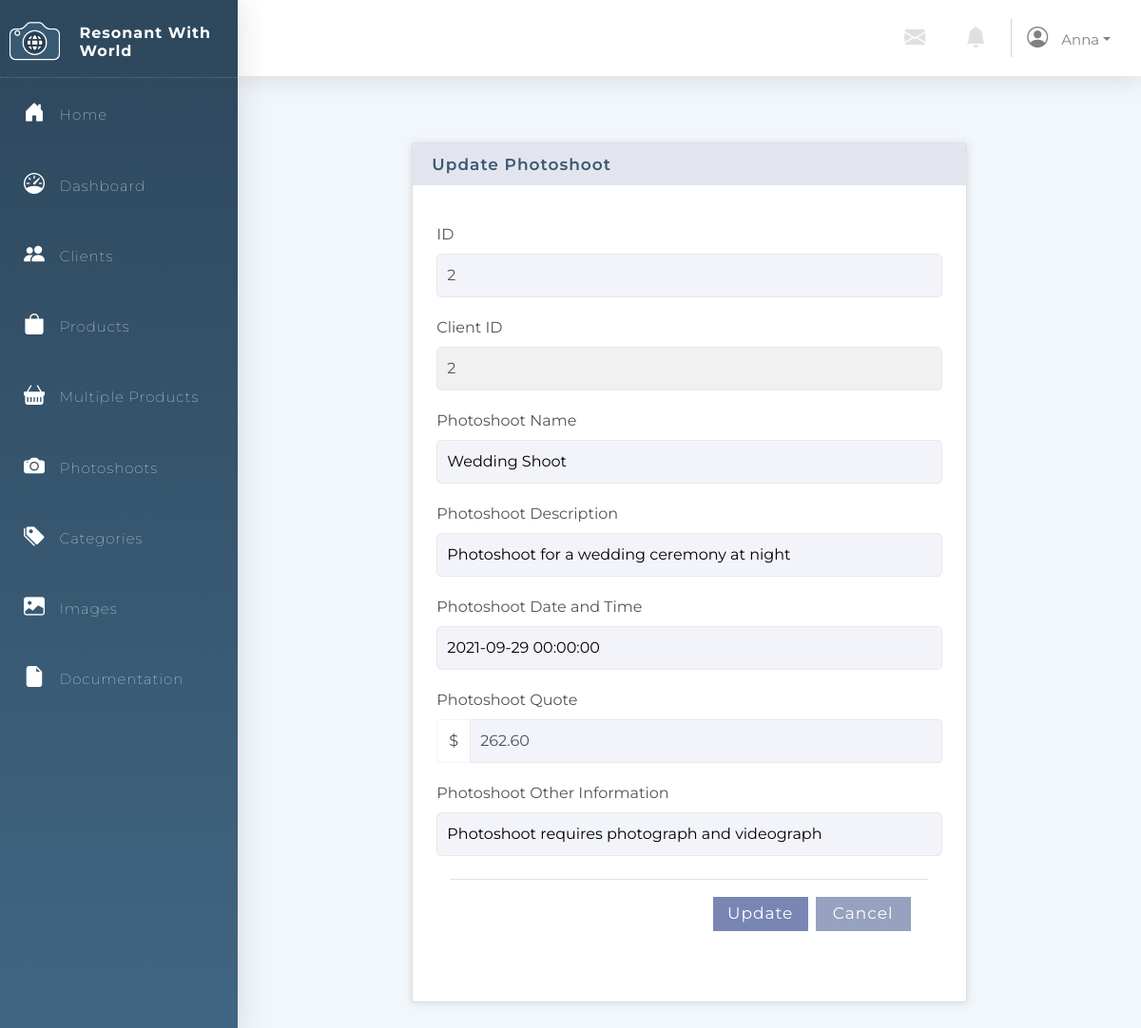
/Photoshoots/updatePhotoshoots.php?id=2 (signed in), run on the app's committed database.
### tables this page shows
CREATE TABLE `User` (
                        `User_ID` int(11) NOT NULL auto_increment,
                        `Username` varchar(64) NOT NULL,
                        `Email` varchar(64) NOT NULL UNIQUE KEY,
                        `Password` varchar(64) NOT NULL,
                        PRIMARY KEY (`User_ID`)
);

CREATE TABLE `Photo_Shoot` (
                               `Photo_Shoot_ID` int(11) auto_increment NOT NULL,
                               `Client_ID` int(11),
                               `Photo_Shoot_Name` varchar(64) NOT NULL,
                               `Photo_Shoot_Description` varchar(256) NOT NULL,
                               `Photo_Shoot_DateTime` datetime NOT NULL,
                               `Photo_Shoot_Quote` decimal(6,2) NOT NULL,
                               `Photo_Shoot_Other_Information` varchar(256) NULL,
                               PRIMARY KEY (`Photo_Shoot_ID`)
);

### Menu/connection.php (called while the page is built, shortened)
<?php
$db_host = "localhost";
$db_username = "fit2104";
$db_passwd = "fit2104";
$db_name = "fit2104_assignment2";
$dsn = "mysql:host=$db_host;dbname=$db_name";
$dbh = new PDO($dsn, $db_username, $db_passwd);
$PAGE_ALLOWGUEST = isset($PAGE_ALLOWGUEST) ? $PAGE_ALLOWGUEST : false;
if (!isset($PAGE_ID) || $PAGE_ID !== 'login') {
    if (!isset($_SESSION['user_id'])) {
        $_SESSION['referer'] = $_SERVER['PHP_SELF'];
        if (!$PAGE_ALLOWGUEST) {
            header("Location: /Login");
            exit();
        }
    } else {
        $user_stmt = $dbh->prepare("SELECT * FROM `User` WHERE `User_ID` = ?");
        if ($user_stmt->execute([$_SESSION['user_id']]) && $user_stmt->rowCount() == 1) {
            $user = $user_stmt->fetchObject();
            $PAGE_USERNAME = $user->Username;
        } else {
            session_destroy();
            header("Location: login.php?action=error&message=" . urlencode('It seems your account is being invalidated. Please contact administrator for more information.'));
            exit();
        }
    }
}
?>

### Photoshoots/updatePhotoshoots.php (the view, shortened to what this page needs)
<html lang="en">
<head>
    <link rel="stylesheet" type="text/css" href="../Styles/style.css"/>
    <link rel="stylesheet" href="https://stackpath.bootstrapcdn.com/bootstrap/4.3.1/css/bootstrap.min.css"
>
    <link rel="stylesheet" href="https://cdn.jsdelivr.net/npm/bootstrap-icons@1.5.0/font/bootstrap-icons.css">
</head>
<body>
<?php include('../Menu/menu.php'); ?>
<div class="container">
    <div class="row justify-content-center">
        <div class="col-8">
            <div class="card photoshoot-action-card">
                <h5 class="card-header">Update Photoshoot</h5>
                <div class="card-body action-body">
                    <p class="card-text">
                    <div class="justify-content-center center">
                        <?php
                        global $dbh;
                        if (!empty($_POST)) {
                            foreach ($_POST as $fieldName => $fieldValue) {
                                if (empty($fieldValue)) {
                                    echo("'$fieldName' field is empty. Please fix the issue try again. ");
                                    echo "<div class=\"center row\"><button class='justify-content-center back-button'  onclick=\"window.location='/Photoshoots'\">Back to the photoshoot list</button></div>";
                                    die();
                                }
                            }
                            $query = "UPDATE `Photo_Shoot` SET `Photo_Shoot_Name`=:name, `Photo_Shoot_Description`=:description, `Photo_Shoot_DateTime`=:date, `Photo_Shoot_Quote`=:quote, `Photo_Shoot_Other_Information`=:otherInformation WHERE `Photo_Shoot_ID`=:id";
                            $stmt = $dbh->prepare($query);
                            $parameters = [
                                'name' => $_POST['name'],
                                'description' => $_POST['description'],
                                'date' => $_POST['date'],
                                'quote' => $_POST['quote'],
                                'otherInformation' => $_POST['otherInformation'],
                                'id' => $_GET['id']
                            ];
                            echo("Photoshoot information has been updated.");
                            echo "<div class=\"center row\"><button class='justify-content-center back-button'  onclick=\"window.location='/Photoshoots'\">Back to the photoshoot list</button></div>";
                            if ($stmt->execute($parameters)) {
                            } else {
                                echo friendlyError($stmt->errorInfo()[2]);
                                echo "<div class=\"center row\"><button onclick=\"window.history.back()\">Back to previous page</button></div>";
                                die();
                            }
                        } else {
                            $query = "SELECT * FROM `Photo_Shoot` WHERE `Photo_Shoot_id`=?";
                            $stmt = $dbh->prepare($query);
                            if ($stmt->execute([$_GET['id']])) {
                                if ($stmt->rowCount() > 0) {
                                    $record = $stmt->fetchObject();
                                    ?>
                                    <form name="photoshootForm" method="post" enctype="multipart/form-data" onSubmit="return validate()">
                                        <div class="aligned-form">
                                            <div class="row">
                                                <label for="photo_shoot_id">ID</label>
                                                <input type="number" id="photo_shoot_id"
                                                       value="<?= $record->Photo_Shoot_ID ?>" disabled/>
                                            </div>
                                            <div class="row">
                                                <label for="client_id">Client ID</label>
                                                <input type="text" id="client_id" name="client_id"
                                                       value="<?= $record->Client_ID ?>" disabled/>
                                            </div>
                                            <div class="row">
                                                <label for="name">Photoshoot Name</label>
                                                <input type="text" id="name" name="name"
                                                       value="<?= $record->Photo_Shoot_Name ?>" maxlength="64" required value="<?= empty($_POST['name']) ? "" : $_POST['name'] ?>"/>
                                            </div>
                                            <div class="row">
                                                <label for="description">Photoshoot Description</label>
                                                <input type="text" id="description" name="description"
                                                       value="<?= $record->Photo_Shoot_Description ?>" maxlength="256" required value="<?= empty($_POST['description']) ? "" : $_POST['description'] ?>"/>
                                            </div>
                                            <div class="row">
                                                <label for="date">Photoshoot Date and Time</label>
                                                <input type="text" id="date" name="date"
                                                       value="<?= $record->Photo_Shoot_DateTime ?>"   pattern="[0-9]{4}-[0-9]{2}-[0-9]{2} [0-9]{2}:[0-9]{2}:[0-9]{2}" placeholder="dd/mm/yyyy, --:--:--" required value="<?= empty($_POST['date']) ? "" : $_POST['date'] ?>"/>
                                            </div>
                                            <div class="row">
                                                <label for="quote">Photoshoot Quote</label>
                                                <div class="input-group">
                                                    <div class="input-group-prepend">
                                                        <span class="input-group-text">$</span>
                                                    </div>
                                                <input type="number" class="form-control" id="quote" name="quote" required step=".01" max="9999.99" min="0" value="<?= empty($_POST['quote']) ? $record->Photo_Shoot_Quote : $_POST['quote'] ?>">
                                                </div>
                                            </div>
                                            <div class="row">
                                                <label for="otherInformation">Photoshoot Other Information</label>
                                                <input type="text" id="otherInformation" name="otherInformation"
                                                       value="<?= $record->Photo_Shoot_Other_Information ?>" maxlength="256"/>
                                            </div>
                                            <br/>
                                            <div class="modal-footer">
                                                <input class="submit-button" type="submit" value="Update"
                                                       onclick="submiBtnClick()";/>
                                                <button class="cancel-button" type="button"
                                                        onclick="window.location='/Photoshoots';return false;">Cancel
                                                </button>
                                            </div>
                                    </form>
                                <?php }
                            } else {
                                die(friendlyError($stmt->errorInfo()[2]));
                                echo "<div class=\"center row\"><button class='justify-content-center back-button' onclick=\"window.history.back()\">Back to previous page</button></div>";
                            }
                        } ?>
                    </div>
                </div>
            </div>
        </div>
    </div>
</div>
</body>
</html>

### Menu/menu.php (shortened to what this page needs)
<?php
include("connection.php");
?>
<html lang="en">
<head>
    <link rel="stylesheet" type="text/css" href="../Styles/style.css"/>
    <link rel="stylesheet" href="https://stackpath.bootstrapcdn.com/bootstrap/4.3.1/css/bootstrap.min.css"
>
    <link rel="stylesheet" href="https://cdn.jsdelivr.net/npm/bootstrap-icons@1.5.0/font/bootstrap-icons.css">
</head>
<body>
<div class="sidebar-container">
    <div class="sidebar-logo d-flex justify-content-center">
        <img class="logo " src="../Images/Logo.png"/>
        <br/>
        <h3 class="company-name">Resonant With World</h3>
    </div>
    <ul class="sidebar-navigation">
        <li>
            <a href="/index.php">
                <i class="bi bi-house-door-fill" aria-hidden="true"></i> Home
            </a>
        </li>
        <li>
            <a href="/dashboard.php">
                <i class="bi bi-speedometer"></i> Dashboard
            </a>
        </li>
        <li>
            <a href="/Clients">
                <i class="bi bi-people-fill" aria-hidden="true"></i> Clients
            </a>
        </li>
        <li>
            <a href="/Products">
                <i class="bi bi-bag-fill" aria-hidden="true"></i> Products
            </a>
        </li>
        <li>
            <a href="/Products/multipleProducts.php">
                <i class="bi bi-basket-fill" aria-hidden="true"></i> Multiple Products
            </a>
        </li>
        <li>
            <a href="/Photoshoots">
                <i class="bi bi-camera-fill" aria-hidden="true"></i> Photoshoots
            </a>
        </li>
        <li>
            <a href="/Categories">
                <i class="bi bi-tags-fill" aria-hidden="true"></i> Categories
            </a>
        </li>
        <li>
            <a href="/Images">
                <i class="bi bi-image-fill" aria-hidden="true"></i> Images
            </a>
        </li>
        <li>
            <a href="/Documentation">
                <i class="bi bi-file-earmark-fill" aria-hidden="true"></i> Documentation
            </a>
        </li>
    </ul>
</div>
<div class="content-container">
    <nav class="bg-white">
        <div class="navbar-brand d-flex justify-content-end">
            <a href="#" class="nav-link icon"> <i class="bi bi-envelope-fill"></i></a>
            <a href="#" class="nav-link icon"> <i class="bi bi-bell-fill"></i></a>
            <div class="nav-item dropdown">
                <a href="#" class="nav-link dropdown-toggle topbar-text" data-toggle="dropdown"><i
                            class="bi bi-person-circle"></i>
                    <?php echo $PAGE_USERNAME ?></a>
            </div>
        </div>
    </nav>
    <div class="container-fluid">
</body>
</html>

### Styles/style.css (style rules this page uses)
* { font-family: Montserrat, sans-serif !important; }
html, body { min-height: 100%; background: #f2f7fb; }
.container { min-height: 70vh!important; }
.sidebar-container { position: fixed; width: 250px; height: 100%; left: 0; overflow-x: hidden; display: block; overflow-y: auto; background: linear-gradient(180deg, #2d475c 0%, #416683 100%); color: #fff; font-family: Montserrat, sans-serif; letter-spacing: 1px; font-weight: 100; box-shadow: 0.15rem 0.15rem 1.75rem 0 rgba(58, 59, 69, 0.15); z-index: 3 !important; transition: all 0.5s; }
.sidebar-logo { padding: 20px 10px 10px 10px; border-bottom: 1px dotted rgba(173, 216, 230, 0.329); }
.company-name { font-size: 16px; font-weight: bold; padding-left: 20px; padding-top: 5px; }
.logo { height: 50px; }
i { font-size: 22px; margin-right: 10px; }
.sidebar-navigation { padding: 0; margin: 0; list-style-type: none; position: relative; }
.sidebar-navigation li { position: relative; display: inline-block; width: 100%; line-height: 20px; }
.sidebar-navigation li a { padding: 25px; font-size: 15px; display: block; color: #fff; }
.sidebar-navigation li::before { background: linear-gradient(90deg, #7986b4 0%, #416683 100%); position: absolute; content: ""; height: 100%; left: 0; top: 0; -webkit-transition: width 0.2s ease-in; transition: width 0.2s ease-in; width: 1px; margin-left: -1px; z-index: -1; }
nav { box-shadow: 0 0.15rem 1.75rem 0 rgba(58, 59, 69, 0.15); height: 80px; padding-top: 15px; z-index: 1 !important; }
.icon { color: #e0e0e0; }
.topbar-text { color: grey; font-size: 15px; }
.content-container { padding: 0 0 0 250px; margin: 0; color: #535353; font-family: Montserrat, sans-serif; background: #f2f7fb; height: 100%; }
.row { margin-top: 20px !important; }
.card { box-shadow: 0 1px 10px rgba(58, 59, 69, 0.15); }
.card-header { font-size: 17px; font-weight: 600; letter-spacing: 1px; color: #385972; border: none !important; background: #e3e5ee !important; }
ul { list-style-type: none; }
.center { margin-right: 0!important; }
.submit-button { border: none; background: #7986b4; color: white; width: 100px; font-size: 17px; padding: 5px; margin-bottom: 5px; letter-spacing: 1px; transition: all 0.5s; border-radius: 0; margin: 2px; }
.cancel-button { border: none; background: #97a1c0; color: white; width: 100px; font-size: 17px; padding: 5px; margin-bottom: 5px; letter-spacing: 1px; transition: all 0.5s; border-radius: 0; margin: 2px; }
label { display: block; font-size: 16px; }
input[id="client_id"], input[id="category_id"] { background: #f1f1f1 !important; }
input { background: #f3f4fa; border: none; border-radius: 5px; width: 100%; padding: 10px; margin-left: 10px; margin-right: 10px; border: 1px solid #e8e8e8; }
.aligned-form { padding: 0 20px 20px 20px !important; }
.photoshoot-action-card { margin-top: 50px!important; max-height: 1000px!important; min-height: 300px!important; margin-bottom: 40px; }
.input-group { border: none!important; }
.form-control { background: #f3f4fa!important; padding: 10px!important; height: auto!important; border: 1px solid #e8e8e8!important; }
.input-group-text { background: white!important; border: 1px solid #f3f4fa!important; }

### data on the page
user: Username "Anna"
photo_shoot: Photo_Shoot_ID "2", client_id "2", name "Wedding Shoot", description "Photoshoot for a wedding ceremony at night", date "2021-09-29 00:00:00", quote "262.60", otherInformation "Photoshoot requires photograph and videograph"
